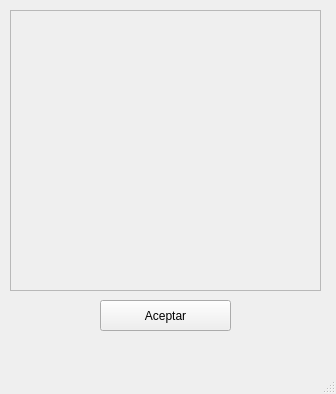
<?xml version="1.0" encoding="UTF-8"?>
<ui version="4.0">
 <class>MainWindow</class>
 <widget class="QMainWindow" name="MainWindow">
  <property name="geometry">
   <rect>
    <x>0</x>
    <y>0</y>
    <width>336</width>
    <height>394</height>
   </rect>
  </property>
  <property name="windowTitle">
   <string>MainWindow</string>
  </property>
  <widget class="QWidget" name="centralwidget">
   <widget class="QPushButton" name="aceptar">
    <property name="geometry">
     <rect>
      <x>100</x>
      <y>300</y>
      <width>131</width>
      <height>31</height>
     </rect>
    </property>
    <property name="text">
     <string>Aceptar</string>
    </property>
   </widget>
   <widget class="QFrame" name="frame_3">
    <property name="geometry">
     <rect>
      <x>10</x>
      <y>10</y>
      <width>311</width>
      <height>281</height>
     </rect>
    </property>
    <property name="frameShape">
     <enum>QFrame::StyledPanel</enum>
    </property>
    <property name="frameShadow">
     <enum>QFrame::Raised</enum>
    </property>
    <widget class="QLabel" name="label">
     <property name="geometry">
      <rect>
       <x>10</x>
       <y>20</y>
       <width>271</width>
       <height>251</height>
      </rect>
     </property>
     <property name="text">
      <string/>
     </property>
    </widget>
   </widget>
  </widget>
  <widget class="QMenuBar" name="menubar">
   <property name="geometry">
    <rect>
     <x>0</x>
     <y>0</y>
     <width>336</width>
     <height>21</height>
    </rect>
   </property>
  </widget>
  <widget class="QStatusBar" name="statusbar"/>
 </widget>
 <resources/>
 <connections/>
</ui>
